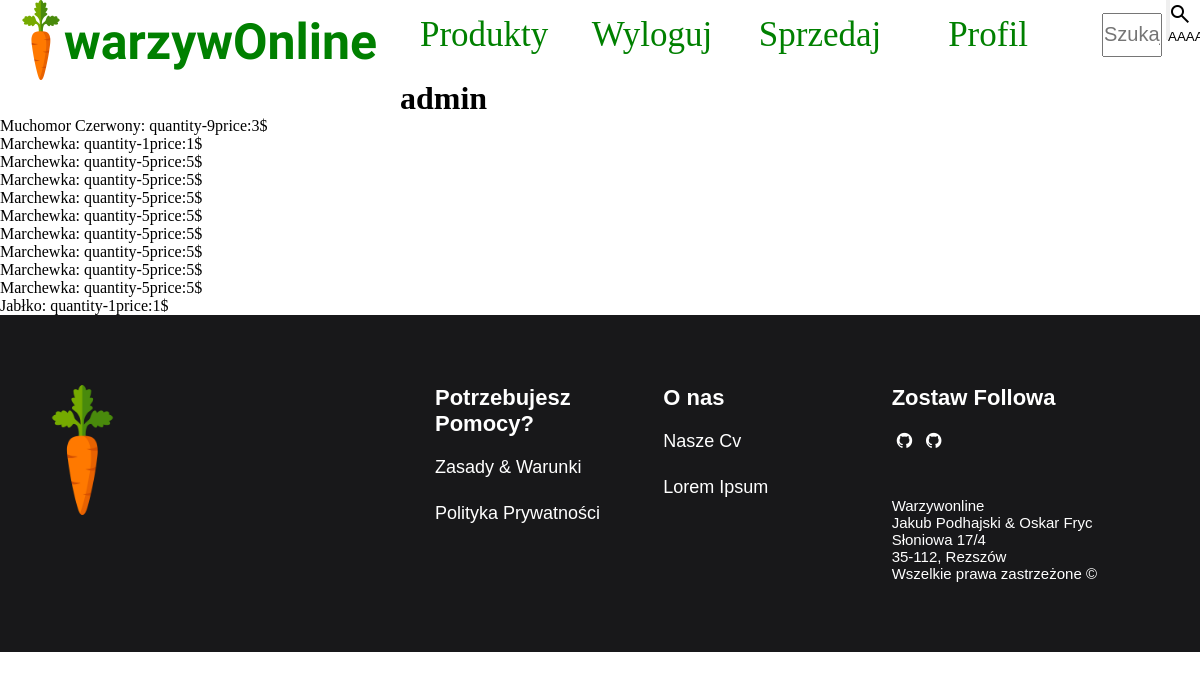
The app's page /profil (signed in), older data.
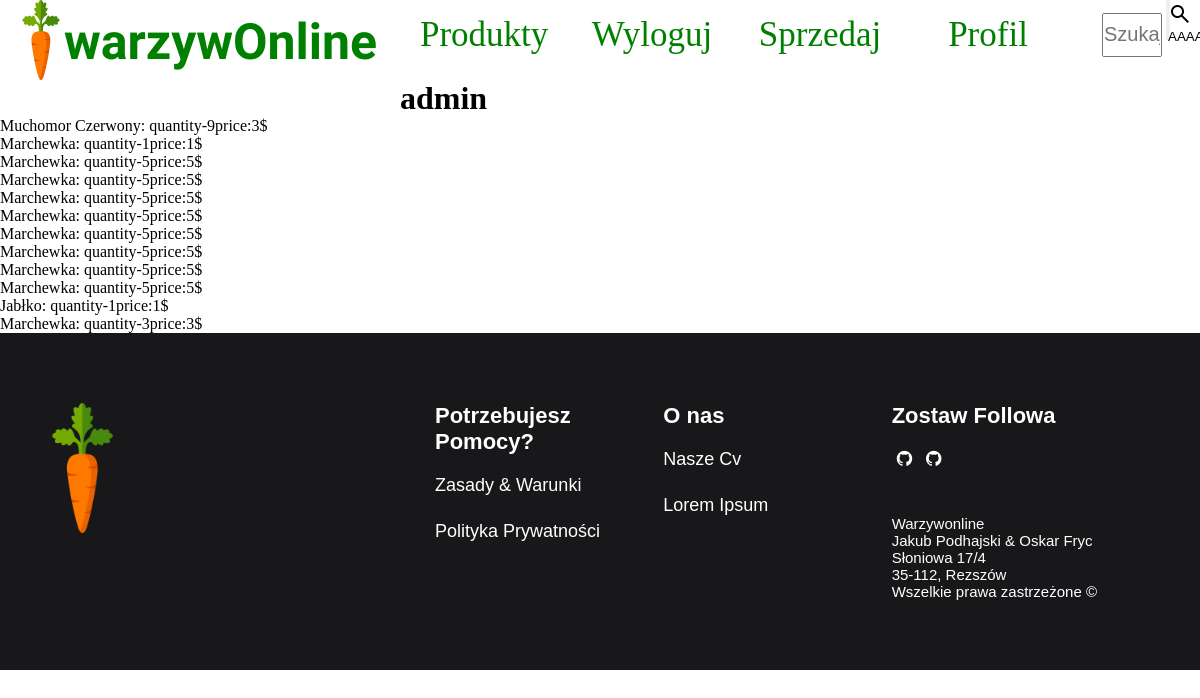
The same page, newer data.
### main/models.py (models this page shows, shortened)
class ProductToSell(models.Model):
    product = models.ForeignKey(Product, on_delete=models.CASCADE)
    price = models.IntegerField(
        validators=[MaxValueValidator(99999), MinValueValidator(1)]
    )
    quantity = models.IntegerField(
        validators=[MaxValueValidator(999), MinValueValidator(1)]
    )

class Product(models.Model):
    name = models.CharField(max_length=20)
    category = models.ManyToManyField(Category)

### main/views.py (the view)
# urls.py: path("profil", views.account, name="account"),
@login_required()
def account(request):
    user_object = User.objects.get(username=request.user.username)
    user_profile = Profile.objects.get(user=user_object)
    print(user_profile.user_products.all())
    return render(
        request,
        "main/account.html",
        {
            "user": user_object,
            "profile": user_profile,
            "products": user_profile.user_products.all(),
        },
    )

### main/templates/main/account.html (shortened to what this page needs)
{% extends "main/base.html" %}
{% block content %}
<h1>{{user}}</h1>
{% for product in products %}
<p>{{product.product.name}}: quantity-{{product.quantity}}price:{{product.price}}$</p>
{%endfor%}
{% endblock %}

Row changes from the older to the newer data that the page shows:
added ProductToSell: product.name "Marchewka", quantity "3", price "3"
